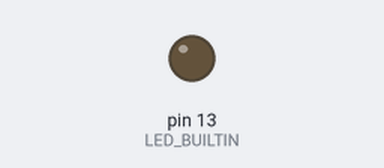
A sketch run on a simulated Arduino Uno, built with avr-gcc and run on an emulated ATmega328P. On the bench: output pins drawn as LEDs (lit = HIGH).

Above: at 0.5 s.
At 45.5 s:
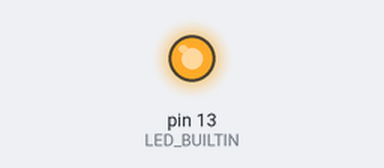
Timing chart, 0 to 55.9 s (numbered marks = the images above):
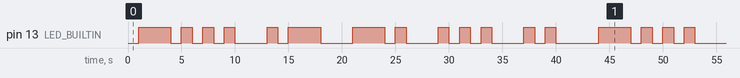

Measured:
- by itself, pin 13 (LED_BUILTIN): moves between LOW and HIGH, repeating every 43.0 s
- by itself, everything shown: repeats every 43.0 s, in 26 steps

The sketch:

BLINKSIT210.ino
```cpp
// the setup function runs once when you press reset or power the board
void setup() {
  // initialize digital pin LED_BUILTIN as an output.
  pinMode(LED_BUILTIN, OUTPUT);
}

// the loop function represents the SOS signals, where the first set of signals are for the letter "B", the next set of signals are for the letter "A", the next set of signals are for the letter "N", the next set of signals are for the letter "S" and finally the last set of signals are for the letter "I".
void loop() {
  //Letter B
  digitalWrite(LED_BUILTIN, LOW);   // turn the LED off
  delay(1000);                       // wait for a second
  digitalWrite(LED_BUILTIN, HIGH);    // turn the LED on
  delay(3000);                       // wait for a second, to create a significant gap.
  digitalWrite(LED_BUILTIN, LOW);   // turn the LED off
  delay(1000);                       // wait for a second
  digitalWrite(LED_BUILTIN, HIGH);    // turn the LED on
  delay(1000);                       // wait for a second, to create a significant gap.
  digitalWrite(LED_BUILTIN, LOW);   // turn the LED off
  delay(1000);                       // wait for a second
  digitalWrite(LED_BUILTIN, HIGH);    // turn the LED on
  delay(1000);                       // wait for a second, to create a significant gap.
  digitalWrite(LED_BUILTIN, LOW);   // turn the LED off
  delay(1000);                       // wait for a second
  digitalWrite(LED_BUILTIN, HIGH);    // turn the LED on
  delay(1000);                       // wait for a second, to create a significant gap.
  digitalWrite(LED_BUILTIN, LOW);   // turn the LED off
  delay(3000);                       // wait for three seconds, to create a gap between the letters


  //Letter A
  digitalWrite(LED_BUILTIN, HIGH);   // turn the LED on (HIGH is the voltage level)
  delay(1000);                       // wait for a second
  digitalWrite(LED_BUILTIN, LOW);    // turn the LED off by making the voltage LOW
  delay(1000);                       // wait for a second
  digitalWrite(LED_BUILTIN, HIGH);   // turn the LED on (HIGH is the voltage level)
  delay(3000);                       // wait for three seconds
  digitalWrite(LED_BUILTIN, LOW);    // turn the LED off by making the voltage LOW
  delay(3000);                       // wait for three seconds, to create a gap between the letters

  //Letter N
  digitalWrite(LED_BUILTIN, HIGH);   // turn the LED on (HIGH is the voltage level)
  delay(3000);                       // wait for three seconds
  digitalWrite(LED_BUILTIN, LOW);    // turn the LED off by making the voltage LOW
  delay(1000);                       // wait for a second, to create a significant gap.
  digitalWrite(LED_BUILTIN, HIGH);   // turn the LED on (HIGH is the voltage level)
  delay(1000);                       // wait for a second
  digitalWrite(LED_BUILTIN, LOW);    // turn the LED off by making the voltage LOW
  delay(3000);                       // wait for three seconds, to create a gap between the letters

  //Letter S
  digitalWrite(LED_BUILTIN, HIGH);   // turn the LED on (HIGH is the voltage level)
  delay(1000);                       // wait for a second
  digitalWrite(LED_BUILTIN, LOW);    // turn the LED off by making the voltage LOW
  delay(1000);                       // wait for a second, to create a significant gap.
  digitalWrite(LED_BUILTIN, HIGH);   // turn the LED on (HIGH is the voltage level)
  delay(1000);                       // wait for a second
  digitalWrite(LED_BUILTIN, LOW);    // turn the LED off by making the voltage LOW
  delay(1000);                       // wait for a second, to create a significant gap.
  digitalWrite(LED_BUILTIN, HIGH);   // turn the LED on (HIGH is the voltage level)
  delay(1000);                       // wait for a second
  digitalWrite(LED_BUILTIN, LOW);    // turn the LED off by making the voltage LOW
  delay(3000);                       // wait for three seconds, to create a significant gap.


  //Letter I
  digitalWrite(LED_BUILTIN, HIGH);    // turn the LED on
  delay(1000);                       // wait for a second, to create a significant gap.
  digitalWrite(LED_BUILTIN, LOW);   // turn the LED off
  delay(1000);                       // wait for a second
  digitalWrite(LED_BUILTIN, HIGH);    // turn the LED on
  delay(1000);                       // wait for a second, to create a significant gap.
  digitalWrite(LED_BUILTIN, LOW);   // turn the LED off
  delay(3000);                       // wait for three seconds, to create a gap and end the sequence.


}
```
